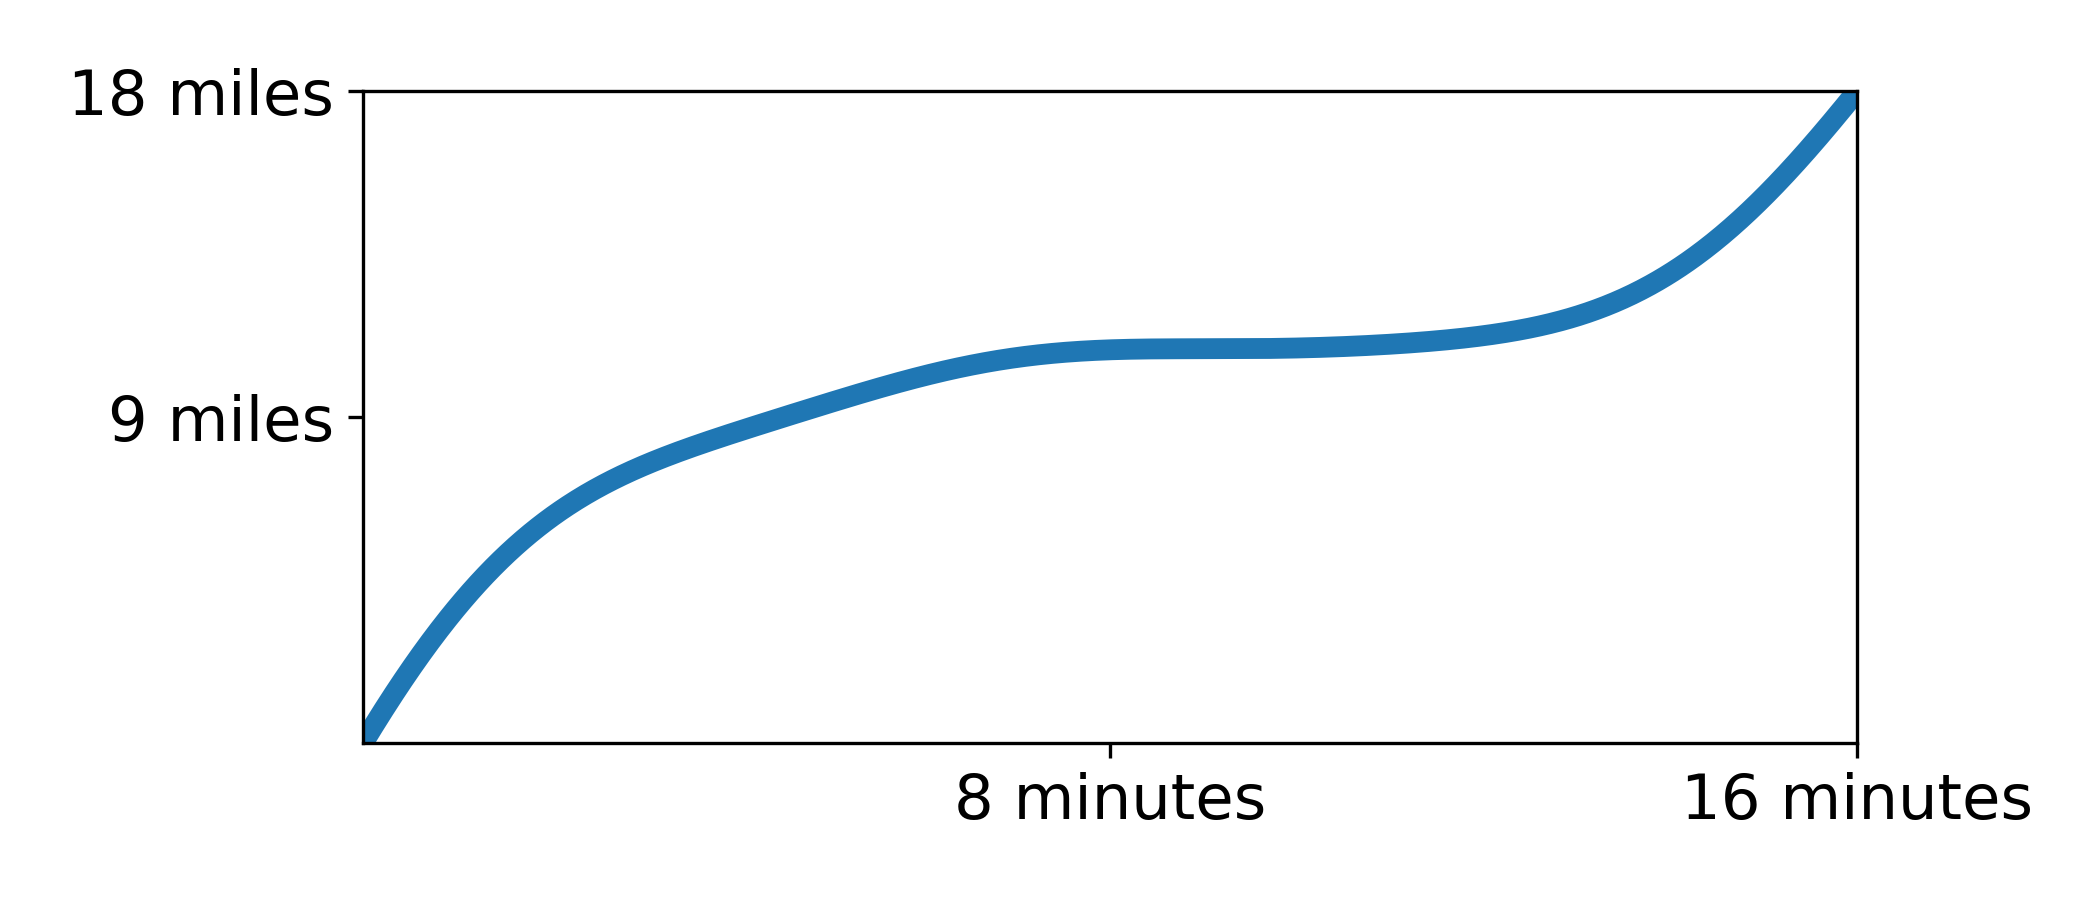

Source code (Python):
import numpy as np
import matplotlib.pyplot as plt
import tempfile
import pickle

T = tempfile.SpooledTemporaryFile()

font = {'size'   : 15}

plt.rc('font', **font)



t = np.linspace(0,16,1000)
p = 0.4
u = 9
s = 8
a = 1.6
f = 30*np.cos(2*np.pi*t/8+p)+70
w = 1-np.exp(-1*((t-u)/s)**2)
h = w*f*a
d = np.cumsum(h)*t[1]
d = d - d[0]
d = d / d[-1] * 18.0


plt.plot(t,d, lw=5)

plt.xlim([0,16])
plt.ylim([0,18])
plt.xticks([8,16], ['8 minutes', '16 minutes'])
plt.yticks([9,18], ['9 miles', '18 miles'])




def fname(ind):
    s = str(ind)
    s = "0"*(3-len(s)) + s + ".png"
    return s

def draw_line_at(t_to_draw):
    dt = 0.01
    slope = np.interp([t_to_draw-dt/2,t_to_draw+dt/2], t, d)
    slope = (slope[1]-slope[0])/dt
    plt.plot([0,16], [np.interp(t_to_draw, t, d)+slope*(0-t_to_draw), np.interp(t_to_draw, t, d)+slope*(16-t_to_draw)], 'r--', lw=2, alpha = 0.5)

frame = 0
def save_frame():
    global frame
    plt.savefig(fname(frame), dpi=300)
    frame = frame + 1
    
t1 = 2.954955
t2 = 13.44545

ts_to_draw = np.linspace(0.1,15.9,300)


fig = plt.gcf()
fig.set_size_inches(7, 3)
plt.tight_layout()
plt.savefig(__file__.split("\\")[-1].replace(".py",".png"), dpi=300)
